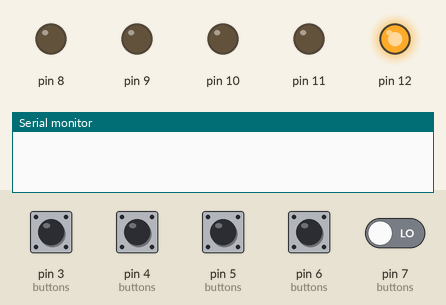
This sketch was run on a simulated Arduino Uno, built with avr-gcc and run on an emulated ATmega328P. Parts: output pins drawn as LEDs (lit = HIGH), the last lines printed to the serial monitor. Dashed ring = blinking. The inputs (shaded band) are chosen by the test bench; at power-on: pin 3 (buttons), pin 4 (buttons), pin 5 (buttons), pin 6 (buttons), pin 7 (buttons) LOW. Random numbers use the default seed unless the sketch sets one.

Above: at 1.2 s.
1.3 s: pin 3 (buttons) pulled HIGH for 0.15 s
At 2.5 s:
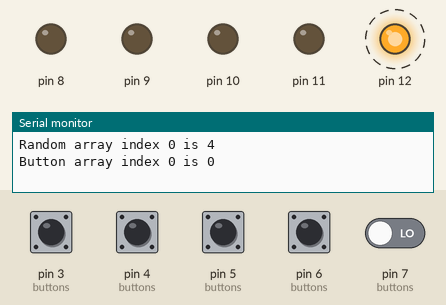
4.3 s: pin 6 (buttons) pulled HIGH for 1 s
At 7.0 s:
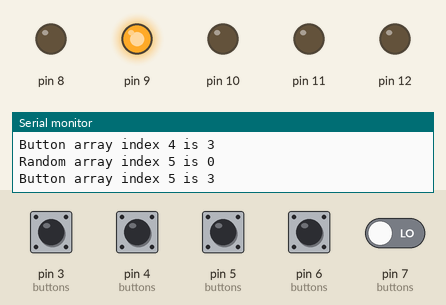
7.3 s: pin 4 (buttons) pulled HIGH for 0.15 s
At 8.3 s:
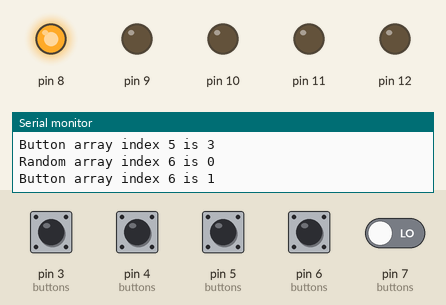
10.3 s: pin 5 (buttons) pulled HIGH for 1 s
13.3 s: pin 4 (buttons) pulled HIGH for 1 s
16.3 s: pin 3 (buttons) driven HIGH and pin 4 (buttons) driven HIGH
At 18.16 s:
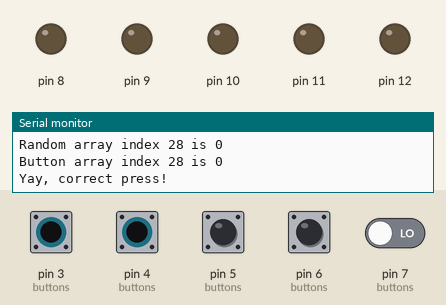
Timing chart, 0 to 20.3 s (numbered marks = the images above; inputs shaded):
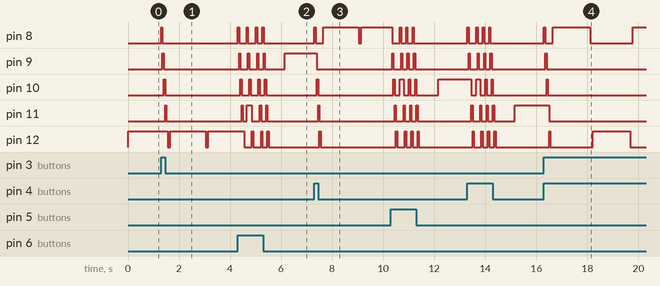

Measured:
- after the input at 1.3 s, pin 8: LOW → HIGH at once, → LOW 0.05 s later; pin 9: LOW → HIGH after 0.05 s, → LOW 0.05 s later; pin 10: LOW → HIGH after 0.10 s, → LOW 0.05 s later; pin 11: LOW → HIGH after 0.15 s, → LOW 0.05 s later
- after the input at 7.3 s, pin 10: LOW → HIGH after 0.10 s, → LOW 0.05 s later; pin 11: LOW → HIGH after 0.15 s, → LOW 0.05 s later; pin 12: LOW → HIGH after 0.20 s, → LOW 0.05 s later
- after the input at 16.3 s, pin 9: LOW → HIGH after 0.05 s, → LOW 0.05 s later; pin 10: LOW → HIGH after 0.10 s, → LOW 0.05 s later

The sketch:

LED_speedtest_v1.ino
```cpp
  const int x = 5;    //Amount of LEDs
  int i = 0;          //Loop iteration, equals the number of times LEDs have flashed
  int bi = 0;         //Number of button pushes
  int button = 0;
  int r = 0;          //Random seed from analogread
  int t0 = 1500;      //Initial length of LED flash
  int t00 = t0;       //For testing purposes, restart the loop
  long t1 = 0;        //Time base value
  long t2 = 0;        //Time elapsed
  int tdelta = 50;    //How much the time is shortened
  int offset = 8;     //Offset due to the pin numbers

  //Create arrays for random LEDs and pushed buttons
  const int arrel = 300;
  int randomarray[arrel];
  int buttonarray[arrel];

void setup() {

  Serial.begin(9600);

  //Declare which pins are used for LEDs
  pinMode(8, OUTPUT);
  pinMode(9, OUTPUT);
  pinMode(10, OUTPUT);
  pinMode(11, OUTPUT);
  pinMode(12, OUTPUT);

  //Declare which pins are used for buttons
  pinMode(3, INPUT);
  pinMode(4, INPUT);
  pinMode(5, INPUT);
  pinMode(6, INPUT);
  pinMode(7, INPUT);

  //Use one analog input for random seed
  pinMode(A2, INPUT);
  randomSeed(analogRead(A2));
}


//Start of loop
void loop() {

  //Get the first loop basetime
  if(i == 0){

    t1 = millis();
    t0 = t00;
  }


  //Get a random LED number to blink
  randomarray[i] = random(x);
  digitalWrite(randomarray[i] + offset, HIGH);

  //Polling loop
  while(t2 - t1 < t0){

    //Poll buttons
    button = buttons();
    if(button >= 0){
      buttonarray[bi] = button;
      Serial.print("Random array index ");
      Serial.print(bi);
      Serial.print(" is ");
      Serial.println(randomarray[bi]);
      Serial.print("Button array index ");
      Serial.print(bi);
      Serial.print(" is ");
      Serial.println(buttonarray[bi]);

      //Compare pressed button to flashed LED number
      if(buttonarray[bi] == randomarray[bi]){
        Serial.println("Yay, correct press!");
        //TODO: delays are not acceptable in this code, replace with something better
        delay(100);
    }

    else{
      lostcase();
    }

      bi++;
    }

    t2 = millis();

  }

  digitalWrite(randomarray[i] + offset, LOW);

  //Set new basetime and increment array index
  t1 = t2;
  i = i + 1;
  delay(100);


  //For testing purpose
  //Start from the beginning
  if(i > arrel){
    i = 0;
  }


  //Increase LED blinking speed
  if(i > 0 && i % 15 == 0){
    if(t0 > arrel){
      t0 = t00 - ( i / 15 ) * tdelta;
    }
  }

  if( i == 0 && t0 < 1500){
    t0 = t00;
  }

}


//Declare functions to be used

int buttons(){

  int val = 0;

  if(digitalRead(3)){
    val = 0;
  }
  else if(digitalRead(4)){
    val = 1;
  }
  else if(digitalRead(5)){
    val = 2;
  }
  else if(digitalRead(6)){
    val = 3;
  }
  else if(digitalRead(7)){
    val = 4;
  }
  else{
      val = -1;
  }

  return val;

}


//If player presses wrong button, flash all LEDs
void lostcase(){

  digitalWrite(8, HIGH);
  delay(50);
  digitalWrite(8, LOW);
  digitalWrite(9, HIGH);
  delay(50);
  digitalWrite(9, LOW);
  digitalWrite(10, HIGH);
  delay(50);
  digitalWrite(10, LOW);
  digitalWrite(11, HIGH);
  delay(50);
  digitalWrite(11, LOW);
  digitalWrite(12, HIGH);
  delay(50);
  digitalWrite(12, LOW);
}
```
